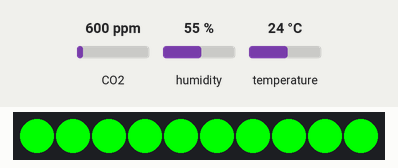
The program below on a simulated ESP32 board running MicroPython. Shown: 10 RGB LEDs in strip order, left to right. The test bench sets the inputs (shaded band); at power-on: CO2 600 ppm, humidity 55 %, temperature 24 °C. Library files of the repository ran but are not shown: scd30.py.

Above: at 2.8 s.
2.9 s: CO2 set to 960 ppm
6.0 s: CO2 set to 1032 ppm
At 7.1 s:
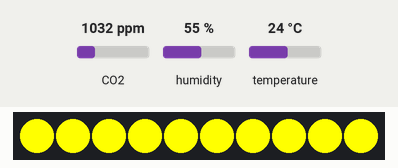
9.1 s: CO2 set to 1970 ppm
12.2 s: CO2 set to 2018 ppm
At 13.6 s:
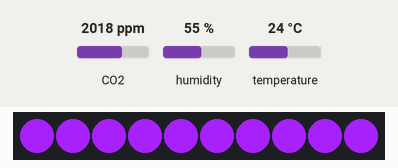
15.3 s: CO2 set to 452 ppm
At 18.1 s:
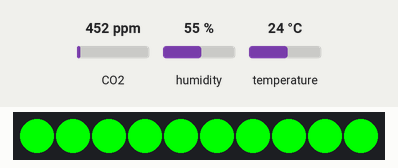
18.4 s: CO2 set to 1050 ppm
At 20.1 s:
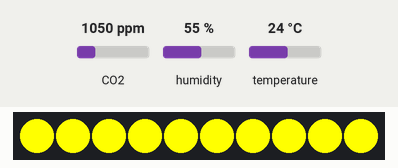
Timing chart, 0 to 21.6 s (numbered marks = the images above; inputs shaded):
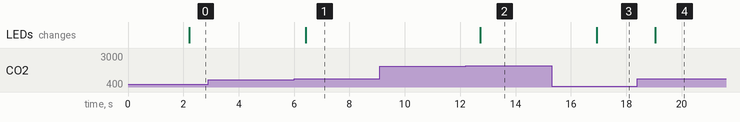

Measured:
- the behaviour switches between 999 and 1000 ppm on CO2 (found by bisection; images 0 and 1)
- the behaviour switches between 1999 and 2000 ppm on CO2 (found by bisection; images 1 and 2)
- after the input at 2.9 s, every drawn part: stays the same
- after the input at 6.0 s, the LEDs: change after 0.42 s (image 1)
- after the input at 9.1 s, every drawn part: stays the same
- after the input at 12.2 s, the LEDs: change after 0.53 s (image 2)
- after the input at 15.3 s, the LEDs: change after 1.6 s (image 3)
- after the input at 18.4 s, the LEDs: change after 0.64 s (image 4)

The program:

co2_traffic_light.py
```python
import time, neopixel
from machine import I2C, Pin
from scd30 import SCD30

MAX_LEDS = 10
LED_PIN = 5

pixels = neopixel.NeoPixel(Pin(LED_PIN), MAX_LEDS)
i2c = I2C(1, scl = Pin(22), sda = Pin(21), freq = 10000)
scd30 = SCD30(i2c, 0x61)

while True:
  while scd30.get_status_ready() != 1:
    time.sleep_ms(200)
  scd30_values = scd30.read_measurement()
  co2 = int(scd30_values[0])

  if co2 < 1000:
    color = (0, 255, 0)
  elif co2 < 2000:
    color = (255, 255, 0)
  elif co2 < 5000:
    color = (160, 32, 240)
  else:
    color = (255, 0, 0)

  for i in range(MAX_LEDS):
    pixels[i] = color
  pixels.write()
```
